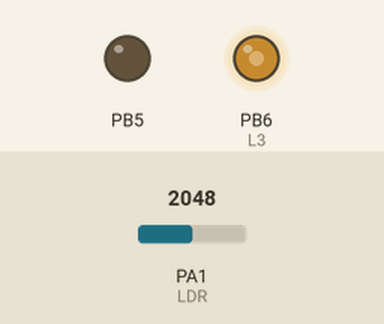
Simulated run of this sketch. Board: STM32 Blue Pill. Parts: output pins drawn as LEDs (lit = HIGH). The test bench sets the inputs (shaded band); at power-on: PA1 (LDR) = 2048.

Above: at 1.2 s.
1.3 s: PA1 (LDR) set to 2866
At 2.5 s:
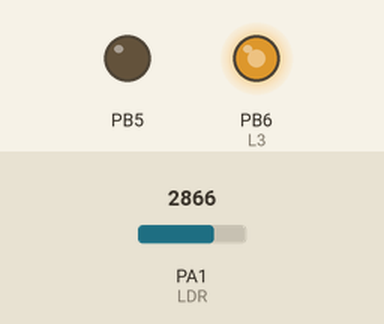
2.8 s: PA1 (LDR) set to 3603
At 3.9 s:
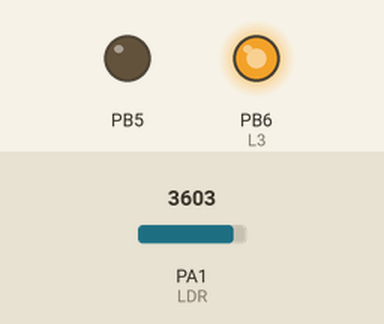
4.3 s: PA1 (LDR) set to 491
At 5.2 s:
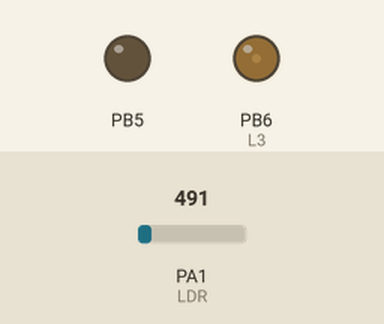
5.8 s: PA1 (LDR) set to 0
At 6.5 s:
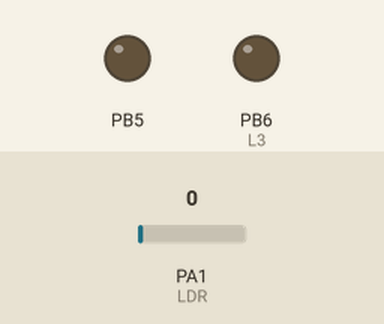
Timing chart, 0 to 8.3 s (numbered marks = the images above; inputs shaded):
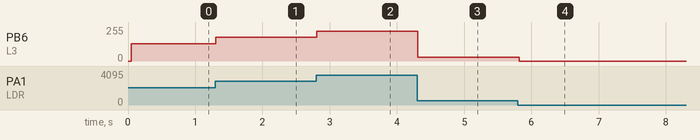

Measured:
- after the input at 1.3 s, PB6 (L3): 128/255 → 179/255 at once
- after the input at 2.8 s, PB6 (L3): 179/255 → 225/255 at once
- after the input at 4.3 s, PB6 (L3): 225/255 → 30/255 at once
- after the input at 5.8 s, PB6 (L3): 30/255 → 0/255 at once

The sketch:

actividad_5.ino
```cpp
#define L3 PB6
#define LDR PA1

void setup() {
  // put your setup code here, to run once:
  pinMode(PB5, OUTPUT);
  pinMode(LDR, INPUT_ANALOG);
}

void loop() {
  // put your main code here, to run repeatedly:
  delay(50);
  analogWrite(L3, analogRead(LDR) >> 4);
}
```
